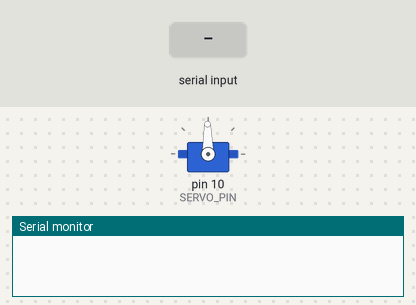
The sketch below on a simulated Arduino Uno, built with avr-gcc and run on an emulated ATmega328P. Shown: servo, the last lines printed to the serial monitor. Wiring (inferred from the names in the program): servo: signal pin 10. Inputs (shaded band) come from the test bench. Servo pulses on a pin are drawn as a servo (544–2400 µs = 0–180°).

Above: at 1.2 s.
1.3 s: "s90\n" received over Serial
At 1.9 s:
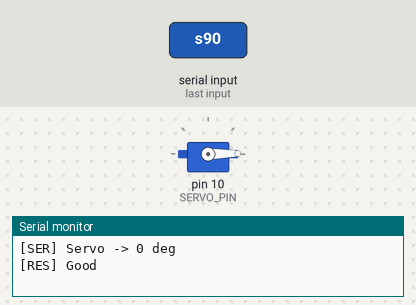
2.8 s: "s 45\n" received over Serial
At 4.0 s:
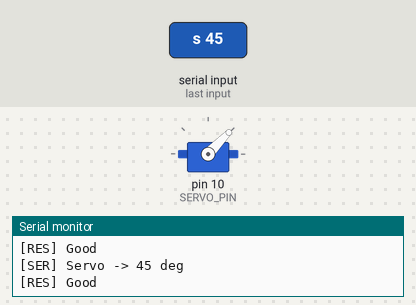
4.3 s: "s\n" received over Serial
At 5.4 s:
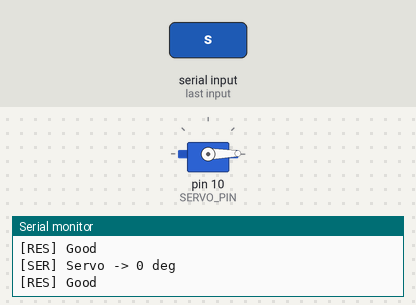
Timing chart, 0 to 7.3 s (numbered marks = the images above; inputs shaded):
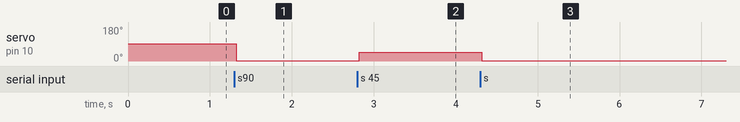

Measured:
- after the input at 1.3 s, servo on pin 10 (SERVO_PIN): 91° → 1° at once
- after the input at 2.8 s, servo on pin 10 (SERVO_PIN): 1° → 46° at once
- after the input at 4.3 s, servo on pin 10 (SERVO_PIN): 46° → 1° at once

The sketch:

Test_servo_copy.ino
```cpp
#include <Arduino.h>
#include <Arduino_FreeRTOS.h>
#include <timers.h>
#include <math.h>

//Servo set-up
#define SERVO_PIN 10
#define SERVO_MIN_US 1000
#define SERVO_MAX_US 2000
#define SERVO_FRAME_MS 20
volatile uint16_t servoPulseUs = 1500;
TimerHandle_t servoTimerHandle = NULL;

//servo function intiliaze
void setServoAngle(uint8_t angle);
void vServoTimerCallback(TimerHandle_t xTimer);
void processCommand(const String &line, char &cmd, float &val);
void taskSerial(void *pvParameters);

void setup() {
  Serial.begin(9600);
  pinMode(SERVO_PIN, OUTPUT);
  digitalWrite(SERVO_PIN, LOW);

  //servo timer
  servoTimerHandle = xTimerCreate(
    "servoTimer",
    pdMS_TO_TICKS(SERVO_FRAME_MS),
    pdTRUE,                // auto-reload
    NULL,
    vServoTimerCallback
    );

  // Create serial task
  xTaskCreate(
    taskSerial,
    "SerialTask",
    256,         // stack size; increase if needed
    NULL,
    1,           // priority
    NULL
  );
  xTimerStart(servoTimerHandle,  0);
}


void setServoAngle(uint8_t angle){

  // Map angle → pulse width
  uint16_t pulse = map(angle, 0, 180, SERVO_MIN_US, SERVO_MAX_US);

  // Update shared variable
  taskENTER_CRITICAL();
  servoPulseUs = pulse;
  taskEXIT_CRITICAL();

}

void vServoTimerCallback(TimerHandle_t xTimer) {
  (void)xTimer;

  uint16_t pulse;

  // Copy current pulse atomically
  taskENTER_CRITICAL();
  pulse = servoPulseUs;
  taskEXIT_CRITICAL();

  // Generate the pulse (1–2 ms HIGH, rest of 20 ms is LOW)
  digitalWrite(SERVO_PIN, HIGH);
  delayMicroseconds(pulse);
  digitalWrite(SERVO_PIN, LOW);
}

void processCommand(const String& input, char &letter, float &number) {
  String cmd = input; cmd.trim();
  letter = 0; number = 0.0f;
  if (cmd.length() == 0) return;

  letter = cmd.charAt(0);
  int sp = cmd.indexOf(' ');
  if (sp > 0) number = cmd.substring(sp + 1).toFloat();
}


void taskSerial(void*) {
  Serial.setTimeout(50);
  for (;;) {
    if (Serial.available()) {
      String line = Serial.readStringUntil('\n'); // newline-terminated
      char cmd; float val;
      processCommand(line, cmd, val);

      bool completed = false; // intializes

      switch (cmd) {

        case 's': { // servo control: s <angle>
          int angle = (int)val;   // val already parsed from your "s N" string

          if (angle < 0)   angle = 0;
          if (angle > 180) angle = 180;

          setServoAngle((uint8_t)angle);

          Serial.print(F("[SER] Servo -> "));
          Serial.print(angle);
          Serial.println(F(" deg"));

          completed = true;  // if you’re using this flag
          break;
        }

        default:
          if (line.length() > 0) {
            Serial.print(F("[SER] Unknown: "));
            Serial.println(line);
          }
          break;
      }
      Serial.print(F("[RES] ") ) ;
      Serial.println(completed ? F("Good"): F("Bad") ); //ternary notation
      //if bad it did not reach the set encoder ticks
    }

    vTaskDelay(pdMS_TO_TICKS(20));
  }
}
void loop() {

}
```
